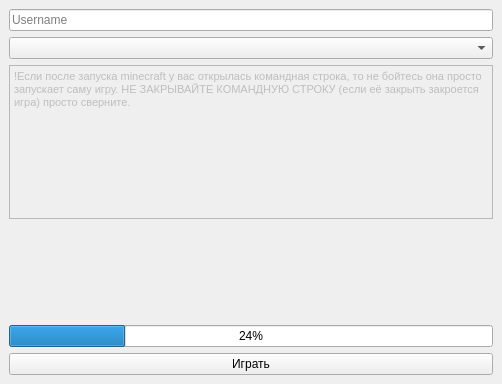
<?xml version="1.0" encoding="UTF-8"?>
<ui version="4.0">
 <class>MainWindow</class>
 <widget class="QMainWindow" name="MainWindow">
  <property name="geometry">
   <rect>
    <x>0</x>
    <y>0</y>
    <width>502</width>
    <height>384</height>
   </rect>
  </property>
  <property name="sizePolicy">
   <sizepolicy hsizetype="MinimumExpanding" vsizetype="MinimumExpanding">
    <horstretch>0</horstretch>
    <verstretch>0</verstretch>
   </sizepolicy>
  </property>
  <property name="maximumSize">
   <size>
    <width>2067</width>
    <height>429</height>
   </size>
  </property>
  <property name="windowTitle">
   <string>MainWindow</string>
  </property>
  <widget class="QWidget" name="centralwidget">
   <layout class="QVBoxLayout" name="verticalLayout_2">
    <item>
     <layout class="QVBoxLayout" name="verticalLayout">
      <item>
       <widget class="QLineEdit" name="lineEdit">
        <property name="placeholderText">
         <string>Username</string>
        </property>
       </widget>
      </item>
      <item>
       <widget class="QComboBox" name="comboBox"/>
      </item>
      <item>
       <widget class="QTextBrowser" name="textBrowser">
        <property name="enabled">
         <bool>false</bool>
        </property>
        <property name="sizePolicy">
         <sizepolicy hsizetype="Maximum" vsizetype="Expanding">
          <horstretch>39</horstretch>
          <verstretch>27</verstretch>
         </sizepolicy>
        </property>
        <property name="maximumSize">
         <size>
          <width>2048</width>
          <height>1024</height>
         </size>
        </property>
        <property name="baseSize">
         <size>
          <width>9</width>
          <height>4</height>
         </size>
        </property>
        <property name="html">
         <string>&lt;!DOCTYPE HTML PUBLIC &quot;-//W3C//DTD HTML 4.0//EN&quot; &quot;http://www.w3.org/TR/REC-html40/strict.dtd&quot;&gt;
&lt;html&gt;&lt;head&gt;&lt;meta name=&quot;qrichtext&quot; content=&quot;1&quot; /&gt;&lt;style type=&quot;text/css&quot;&gt;
p, li { white-space: pre-wrap; }
&lt;/style&gt;&lt;/head&gt;&lt;body style=&quot; font-family:'MS Shell Dlg 2'; font-size:8.25pt; font-weight:400; font-style:normal;&quot;&gt;
&lt;p style=&quot; margin-top:0px; margin-bottom:0px; margin-left:0px; margin-right:0px; -qt-block-indent:0; text-indent:0px;&quot;&gt;!Если после запуска minecraft у вас открылась командная строка, то не бойтесь она просто запускает саму игру. НЕ ЗАКРЫВАЙТЕ КОМАНДНУЮ СТРОКУ (если её закрыть закроется игра) просто сверните.&lt;/p&gt;&lt;/body&gt;&lt;/html&gt;</string>
        </property>
       </widget>
      </item>
      <item>
       <widget class="QLabel" name="label">
        <property name="enabled">
         <bool>true</bool>
        </property>
        <property name="maximumSize">
         <size>
          <width>16777215</width>
          <height>16777197</height>
         </size>
        </property>
        <property name="text">
         <string/>
        </property>
        <property name="pixmap">
         <pixmap>assets/model2.png</pixmap>
        </property>
       </widget>
      </item>
      <item>
       <spacer name="verticalSpacer">
        <property name="orientation">
         <enum>Qt::Vertical</enum>
        </property>
        <property name="sizeHint" stdset="0">
         <size>
          <width>20</width>
          <height>40</height>
         </size>
        </property>
       </spacer>
      </item>
      <item>
       <spacer name="verticalSpacer_2">
        <property name="orientation">
         <enum>Qt::Vertical</enum>
        </property>
        <property name="sizeType">
         <enum>QSizePolicy::Minimum</enum>
        </property>
        <property name="sizeHint" stdset="0">
         <size>
          <width>20</width>
          <height>40</height>
         </size>
        </property>
       </spacer>
      </item>
      <item>
       <widget class="QProgressBar" name="progressBar">
        <property name="value">
         <number>24</number>
        </property>
       </widget>
      </item>
      <item>
       <widget class="QPushButton" name="pushButton">
        <property name="maximumSize">
         <size>
          <width>16777198</width>
          <height>16777215</height>
         </size>
        </property>
        <property name="text">
         <string>Играть</string>
        </property>
        <property name="icon">
         <iconset theme="ччве">
          <normaloff>.</normaloff>.</iconset>
        </property>
       </widget>
      </item>
     </layout>
    </item>
   </layout>
  </widget>
 </widget>
 <resources/>
 <connections/>
</ui>
